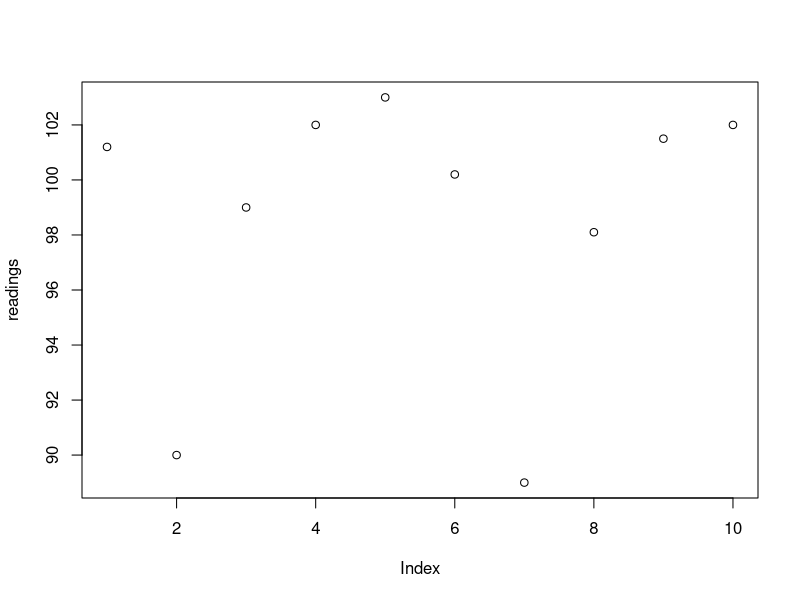
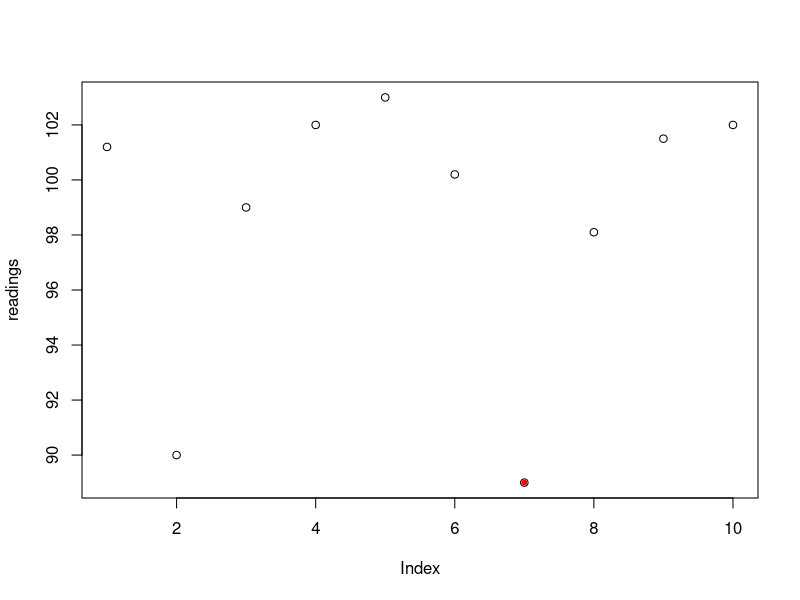

Here is the R script that generated these plots, in order:
# readings
readings <- c(101.2, 90.0, 99.0, 102.0, 103.0, 100.2, 89.0, 98.1, 101.5, 102.0)

# deviations
deviation_item <- c()
deviation_index <- c()

# results
results <- c()

# R value
R <- 1.878
# from the table, 1 doubtful per 10 observed so use 1.878

# get mean
average <- mean(readings)
# get standard deviation
standard_dev <- sd(readings)
# get allowed deviation
allowed_dev <- (standard_dev * R)

# calculate unacceptable outliers
plot(readings)
index <- 0
for (item in readings) {
        index <- index + 1
	actual_dev <- abs(item - average)
	if (actual_dev > allowed_dev) {
                deviation_item <- c(deviation_item, item)
                deviation_index <- c(deviation_index, index)
                points(item, index, col="red", pch=20)
	} else {
                results <- c(results, item)
    }
}

# plot on graph
plot(readings)
points(y=deviation_item, x=deviation_index, col="red", pch=20)